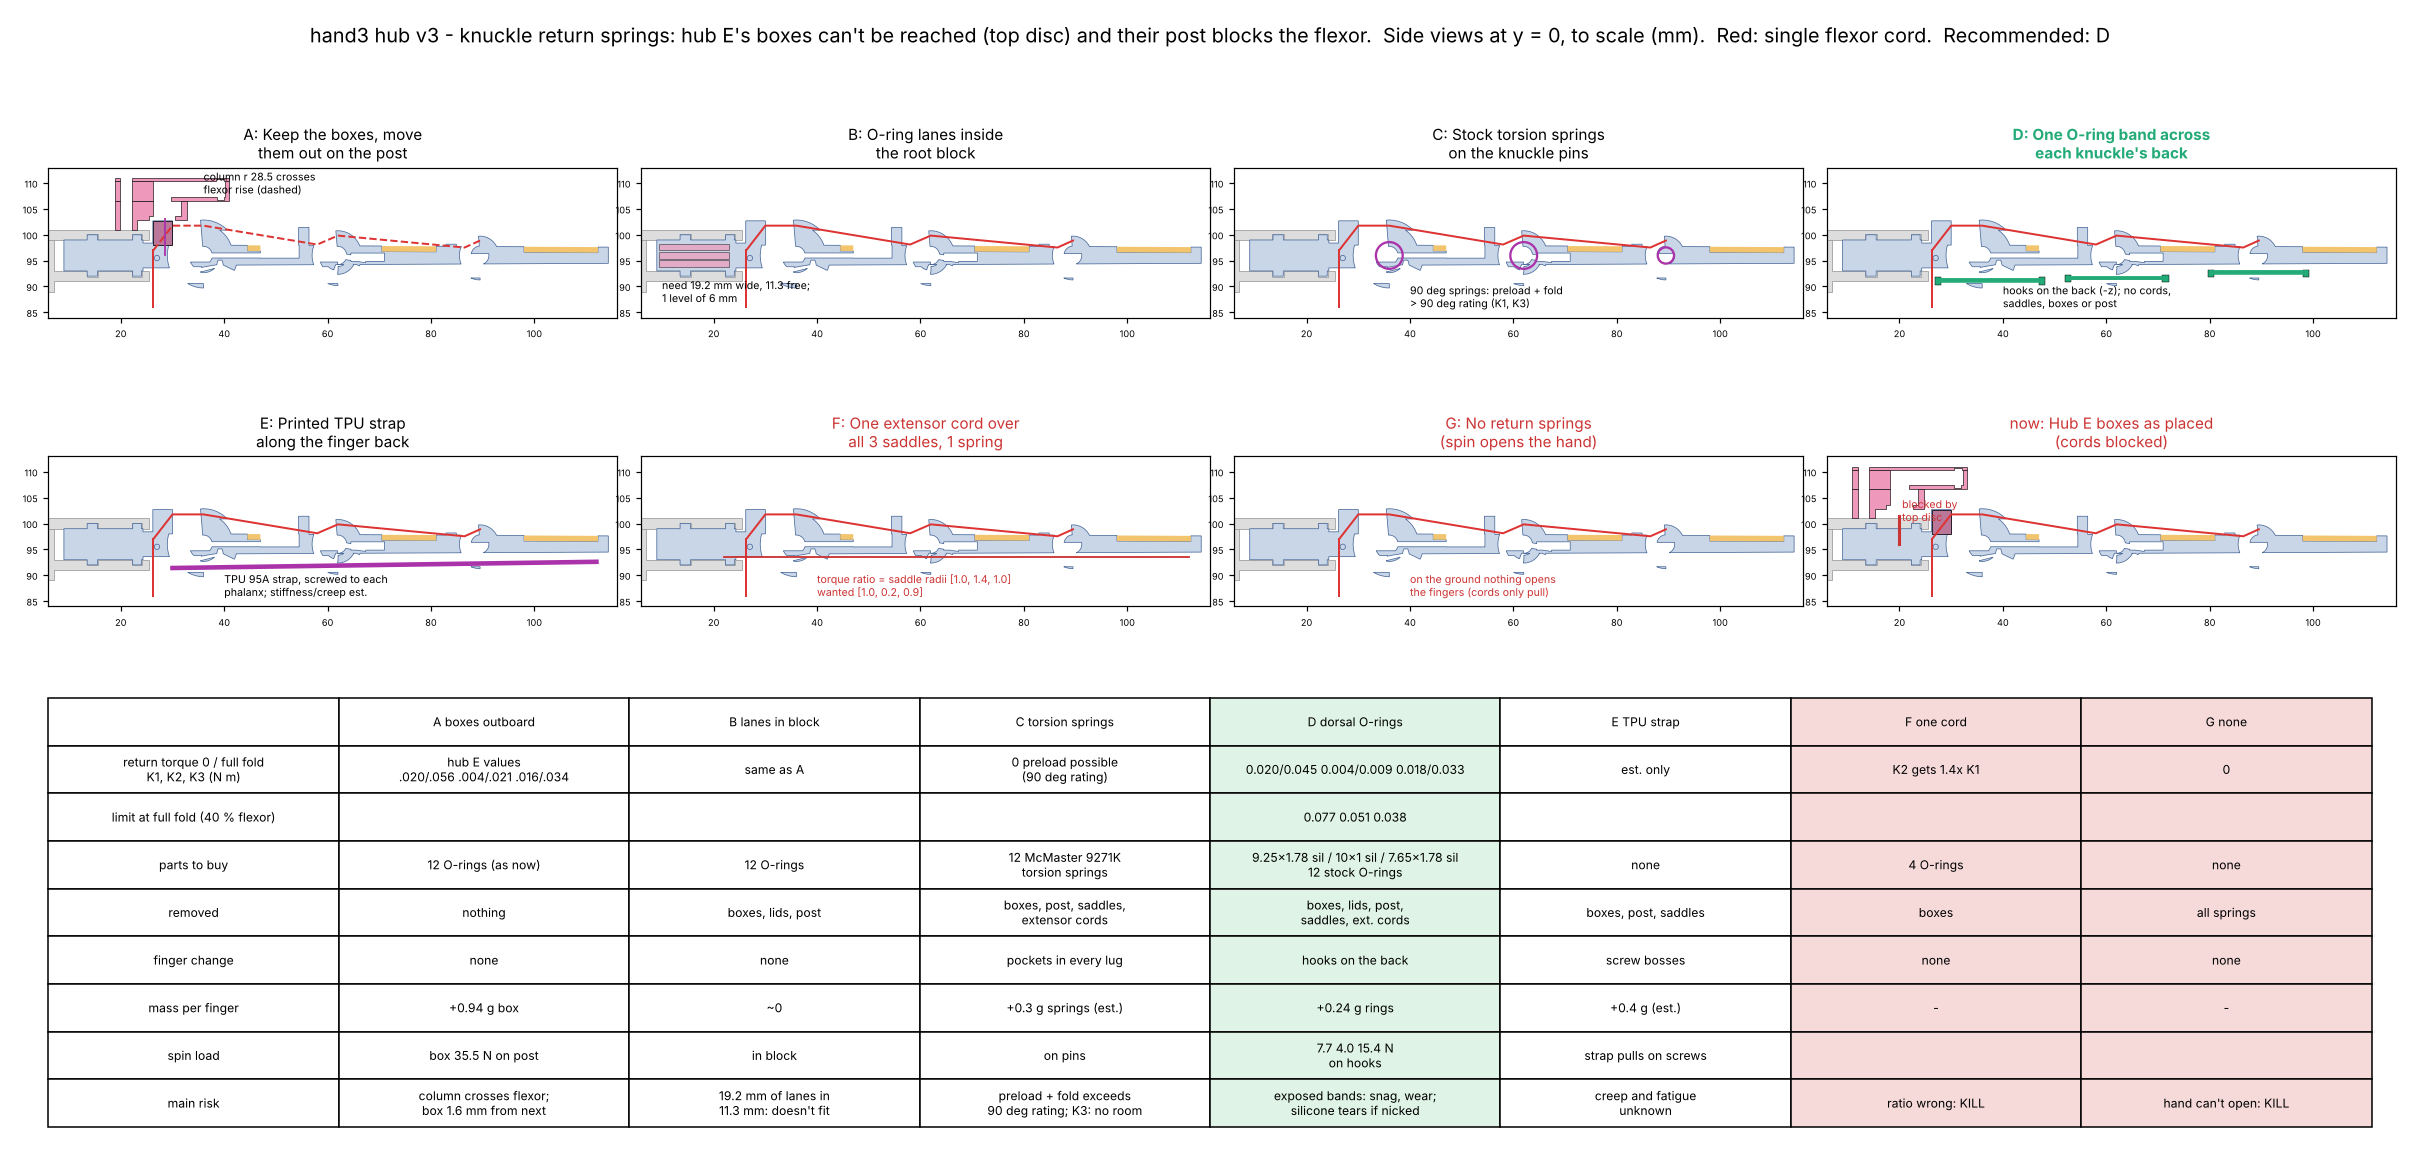

The Python source for this figure:
"""hand3 hub v3: where do the knuckle return springs go?  Options study, 2026-11-20.

Problem: hub E's spring boxes sat on the lag tube; their extensor cords ran down the tube's bore.  In v3 the lag tube is gone and the
top disc (r <= 25.5, z 99..101) covers the old column at r 20, so the cords can't reach the boxes.  The boxes' post on the root block
(r 26.2..30, z 98..102.7) also sits right where the single flexor cord has to rise from the block to K1's sector (z 97 -> 102).

Requirements (hand3_springs targets, est. where marked):
  return torque at fold 0: K1 0.020, K2 0.004, K3 0.016..0.020 N m (enough to open an empty finger on the ground, no spin);
  at full fold <= 40 % of what the flexor can give (31.9 N rated cord x lever 6 / 4 / 3 mm): 0.077 / 0.051 / 0.038 N m;
  works at 12,500 rpm (1309 rad/s) with the finger straight; stock parts; must not cross the flexor path; printable.
Side views below: y = 0 slices of the v3 CAD (root block + phalanges), finger frame pitched 16 deg, to scale."""
import os, sys, json
sys.path.insert(0, os.path.join(os.path.dirname(os.path.abspath(__file__)), "hand3e"))
import numpy as np
import matplotlib
matplotlib.use("Agg")
import matplotlib.pyplot as plt
from matplotlib.patches import Rectangle, Circle, Polygon
import hand3_hub_v3 as V3, hand3_cad as C, hand3_design as H, hand3_springs as SP

HERE = os.path.dirname(os.path.abspath(__file__))
W = 1309.0                                                   # rad/s at 12,500 rpm
LIMIT = [0.40 * 31.9 * H.LEVER[j] * 1e-3 for j in range(3)]
TGT = [0.020, 0.004, 0.018]


def sl(m):
    """y = 0 section of a manifold -> list of (x, z) polygons."""
    return [np.c_[p[:, 0], -p[:, 1]] for p in (np.asarray(q) for q in m.rotate([90, 0, 0]).slice(0.0).to_polygons())]


def oring(ID, cs, mat, tau0, h0, h1, fold):
    """Dorsal O-ring band across a knuckle (option D): hooks h0 below the pin axis, band rides over the barrel (arm h1) when folded.
    Returns strain and torque at fold 0 and full fold.  Two strands, E from hand3_springs (silicone 2, NBR 5.5 MPa)."""
    EA2 = 2 * SP.E_MOD[mat] * np.pi * cs * cs / 4; Lf = np.pi * (ID + cs) / 2
    F0 = tau0 / (h0 * 1e-3); e0 = F0 / EA2; e1 = e0 + h1 * np.radians(fold) / Lf
    span0 = Lf * (1 + e0) - np.pi * (0.6 + cs / 2)                 # hook-to-hook (hook pin r 0.6)
    return dict(ID=ID, cs=cs, mat=mat, e0=round(e0, 2), e1=round(e1, 2), span0=round(span0, 1), tau0=tau0, tau1=round(e1 * EA2 * h1 * 1e-3, 4),
                mass_g=round(np.pi ** 2 * (ID + cs) * cs * cs / 4 * 1.3e-3, 3))


def numbers():
    out = {}
    # current boxes (for mass), from the CAD
    R = C.parts(); box_g = sum(R[n].volume() for n in ("spring_tray1_R", "spring_tray2_R", "spring_lid_R")) * 1.25e-3
    out["box_g_per_finger"] = round(box_g, 2)
    out["box_pull_N_at_r22"] = round(box_g * 1e-3 * 0.022 * W ** 2, 1)
    out["hubE_rings"] = {k: dict(ID=SP.ring_pick(j)["ID"], cs=SP.ring_pick(j)["cs"], mat=SP.ring_pick(j)["mat"],
                                 tau0=round(SP.ring_pick(j)["tau0"], 3), tau_max=round(SP.ring_pick(j)["tau_max"], 4))
                         for j, k in enumerate(("K1", "K2", "K3"))}
    # option D: dorsal O-rings, hook height h0 = barrel radius + 0.5, band arm over the barrel h1 = barrel r + cs/2
    D = {}
    for j in range(3):
        rb = H.BARREL[j] / 2; lo, hi = SP.WINDOW[f"K{j + 1}"]; best = None
        for tau in np.arange(lo, hi + 1e-9, 0.001):
            for ID, cs, mat in SP.STOCK:
                r = oring(ID, cs, mat, round(tau, 3), rb + 0.5, rb + cs / 2, H.FOLD_MAX[j])
                if r["e1"] > 1.0 or r["tau1"] > LIMIT[j] or r["e0"] < 0.1 or not 9.0 <= r["span0"] <= 20.0: continue
                sc = abs(tau - TGT[j]) * 1e3 + r["tau1"] / LIMIT[j] + 0.3 * (mat == "NBR")
                if best is None or sc < best[0]: best = (sc, r)
        D[f"K{j + 1}"] = best[1]
        D[f"K{j + 1}"]["limit"] = round(LIMIT[j], 3); D[f"K{j + 1}"]["ok"] = bool(D[f"K{j + 1}"]["tau1"] <= LIMIT[j] and D[f"K{j + 1}"]["e1"] <= 1.0)
        D[f"K{j + 1}"]["pull_N_at_r"] = round(D[f"K{j + 1}"]["mass_g"] * 1e-3 * (H.KN[j] + 4) * 1e-3 * W ** 2, 1)
    out["D"] = D
    # option C: McMaster music-wire torsion springs, 90 deg series (catalogue: OD / shaft / wire in inch, max torque in-lbf)
    mc = dict(K1=(0.204, 0.13, 0.023, 0.28), K2=(0.204, 0.13, 0.023, 0.28), K3=(0.124, 0.08, 0.014, 0.072))
    Cn = {}
    for j, (k, (od, sh, wd, tq)) in enumerate(mc.items()):
        tmax = tq * 0.113; rate = tmax / 90.0; pre = TGT[j] / rate
        Cn[k] = dict(OD_mm=round(od * 25.4, 2), shaft_mm=round(sh * 25.4, 2), max_Nm=round(tmax, 4), preload_deg=round(pre, 0),
                     total_deg=round(pre + H.FOLD_MAX[j], 0), ok=bool(pre + H.FOLD_MAX[j] <= 90.0),
                     room_mm=round(H.LUG[j], 1), pin_mm=H.PIN_D[j])
    out["C"] = Cn
    # option B: lanes in the block between the discs (6 mm tall, one level), width between the latch-pin leg bores
    lane_w = [2 * (SP.BOX["pin_r"] + SP.ring_pick(j)["cs"] + 0.35) for j in range(3)]
    free_y = 2 * (V3.PIN_LAT - V3.V["slot_w"] / 2 - 0.8)
    out["B"] = dict(lane_w=[round(w, 1) for w in lane_w], need=round(sum(lane_w) + 2 * 0.8, 1), free=round(free_y, 1),
                    levels=int((V3.Z_GAP[1] - V3.Z_GAP[0]) // (SP.BOX["floor"] + SP.BOX["room"])),
                    radial_room=round(SP.X_SLOT - V3.V["block_r"][0], 1), lane_len_needed=max(L["d_end"] for L in SP.LANE.values()))
    # option F: one extensor cord over all saddles: torque ratio = saddle radii
    rs = [SP.SAD[j]["r_s"] for j in range(3)]
    out["F"] = dict(saddle_r=rs, ratio=[round(r / rs[0], 2) for r in rs], wanted=[round(t / TGT[0], 2) for t in TGT])
    return out


OPTS = [("A", "Keep the boxes, move\nthem out on the post", "#888"), ("B", "O-ring lanes inside\nthe root block", "#888"),
        ("C", "Stock torsion springs\non the knuckle pins", "#888"), ("D", "One O-ring band across\neach knuckle's back", "#2a7"),
        ("E", "Printed TPU strap\nalong the finger back", "#888"), ("F", "One extensor cord over\nall 3 saddles, 1 spring", "#c33"),
        ("G", "No return springs\n(spin opens the hand)", "#c33"), ("now", "Hub E boxes as placed\n(cords blocked)", "#c33")]


def figure(N):
    blk = V3.root_block(0); fing = V3.finger(0, (0, 0, 0))
    secs = sl(blk) + sum((sl(m) for n, m in fing.items() if n.startswith("phalanx")), [])
    pads = sum((sl(m) for n, m in fing.items() if n.startswith("pad")), [])
    disc = sl(V3.top_disc()) + sl(V3.base_disc())
    fig = plt.figure(figsize=(22, 10.5))
    for i, (key, title, col) in enumerate(OPTS):
        ax = fig.add_axes([0.02 + (i % 4) * 0.245, 0.69 - (i // 4) * 0.25, 0.235, 0.2])
        for p in disc: ax.add_patch(Polygon(p, fc="#ddd", ec="#999", lw=0.5))
        for p in secs: ax.add_patch(Polygon(p, fc="#c9d6e8", ec="#4a6a9a", lw=0.5))
        for p in pads: ax.add_patch(Polygon(p, fc="#f2c46d", ec="none"))
        zb = H.Z["blade"]
        # flexor (single cord): block hole at r 26.3 -> over K1 sector (lever 6) -> K2 -> K3
        th = np.radians(H.PITCH); zf = lambda h: zb + h * np.cos(th)
        fx = [26.3, 30.0, H.KN[0], H.KN[1] - 4, H.KN[1], H.KN[2] - 3, H.KN[2]]
        fz = [97.0, zf(6.0), zf(6.0), zf(2.2), zf(4.0), zf(1.6), zf(3.0)]
        ax.plot(fx, fz, color="#d33", lw=1.3, ls="-" if key != "A" else "--")
        ax.plot([26.3, 26.3], [86.0, 97.0], color="#d33", lw=1.3)
        if key in ("now", "A"):
            P = V3.V["post"]; ax.add_patch(Rectangle((P[0], zb + 2.0), P[1] - P[0], P[3] - zb - 2.0, fc="#b79", ec="k", lw=0.5))
            R = C.parts()
            for n in ("spring_tray1_R", "spring_tray2_R", "spring_lid_R"):
                for p in sl(R[n]): ax.add_patch(Polygon(p + ([8.0, 0] if key == "A" else [0, 0]), fc="#e9b", ec="k", lw=0.4))
            if key == "now":
                ax.plot([20, 20], [96, 101.5], color="#c33", lw=2); ax.text(20.5, 100.5, "blocked by\ntop disc", fontsize=7, color="#c33")
            else:
                ax.plot([28.5, 28.5], [96, 103], color="#a3a", lw=1.2); ax.text(36, 108, "column r 28.5 crosses\nflexor rise (dashed)", fontsize=7)
        if key == "B":
            for k, x0 in enumerate((10, 10, 10)):
                ax.add_patch(Rectangle((V3.V["block_r"][0] + 0.5, 93.8 + k * 1.6), 13.5, 1.3, fc="#e9b", ec="k", lw=0.4, alpha=0.7))
            ax.text(10, 87, f"need {N['B']['need']} mm wide, {N['B']['free']} free;\n1 level of 6 mm", fontsize=7)
        if key == "C":
            for j in range(3):
                od = N["C"][f"K{j + 1}"]["OD_mm"]; ax.add_patch(Circle((H.KN[j], zb), od / 2, fc="none", ec="#a3a", lw=1.5))
            ax.text(40, 86, "90 deg springs: preload + fold\n> 90 deg rating (K1, K3)", fontsize=7)
        if key == "D":
            for j in range(3):
                rb = H.BARREL[j] / 2 + 0.5; hs = N["D"][f"K{j + 1}"]["span0"] / 2; a = H.KN[j] - hs; b = H.KN[j] + hs
                if j == 0: a = 27.5; b = a + 2 * hs                  # clear of the tackle strands (r 26.3) and the disc rim (25.5)
                ax.plot([a, b], [zb - rb, zb - rb], color="#2a7", lw=2.5); ax.plot([a, b], [zb - rb - 0.3, zb - rb - 0.3], color="#2a7", lw=1)
                for x in (a, b): ax.add_patch(Rectangle((x - 0.6, zb - rb - 0.9), 1.2, 1.4, fc="#2a7", ec="k", lw=0.3))
            ax.text(40, 86, "hooks on the back (-z); no cords,\nsaddles, boxes or post", fontsize=7)
        if key == "E":
            ax.plot([30, 112], [zb - 4.6, zb - 3.4], color="#a3a", lw=3); ax.text(40, 86, "TPU 95A strap, screwed to each\nphalanx; stiffness/creep est.", fontsize=7)
        if key == "F":
            ax.plot([22, 112], [zb - 2.5, zb - 2.5], color="#c33", lw=1.2)
            ax.text(40, 86, f"torque ratio = saddle radii {N['F']['ratio']}\nwanted {N['F']['wanted']}", fontsize=7, color="#c33")
        if key == "G":
            ax.text(40, 86, "on the ground nothing opens\nthe fingers (cords only pull)", fontsize=7, color="#c33")
        ax.set_xlim(6, 116); ax.set_ylim(84, 113); ax.set_aspect("equal"); ax.tick_params(labelsize=6)
        ax.set_title(f"{key}: {title}", fontsize=10, color=col if col != "#888" else "k", fontweight="bold" if col == "#2a7" else "normal")
    D = N["D"]; Cc = N["C"]
    rows = [["", "A boxes outboard", "B lanes in block", "C torsion springs", "D dorsal O-rings", "E TPU strap", "F one cord", "G none"],
            ["return torque 0 / full fold\nK1, K2, K3 (N m)", "hub E values\n.020/.056 .004/.021 .016/.034", "same as A", "0 preload possible\n(90 deg rating)",
             " ".join(f"{D[k]['tau0']:.3f}/{D[k]['tau1']:.3f}" for k in ("K1", "K2", "K3")), "est. only", "K2 gets 1.4x K1", "0"],
            ["limit at full fold (40 % flexor)", "", "", "", " ".join(f"{D[k]['limit']:.3f}" for k in ("K1", "K2", "K3")), "", "", ""],
            ["parts to buy", "12 O-rings (as now)", "12 O-rings", "12 McMaster 9271K\ntorsion springs", " / ".join(f"{D[k]['ID']:g}x{D[k]['cs']:g} {D[k]['mat'][:3]}" for k in D) + "\n12 stock O-rings", "none", "4 O-rings", "none"],
            ["removed", "nothing", "boxes, lids, post", "boxes, post, saddles,\nextensor cords", "boxes, lids, post,\nsaddles, ext. cords", "boxes, post, saddles", "boxes", "all springs"],
            ["finger change", "none", "none", "pockets in every lug", "hooks on the back", "screw bosses", "none", "none"],
            ["mass per finger", f"+{N['box_g_per_finger']} g box", "~0", "+0.3 g springs (est.)", f"+{sum(D[k]['mass_g'] for k in D):.2f} g rings",
             "+0.4 g (est.)", "-", "-"],
            ["spin load", f"box {N['box_pull_N_at_r22']} N on post", "in block", "on pins", " ".join(f"{D[k]['pull_N_at_r']}" for k in D) + " N\non hooks",
             "strap pulls on screws", "", ""],
            ["main risk", "column crosses flexor;\nbox 1.6 mm from next", f"{N['B']['need']} mm of lanes in\n{N['B']['free']} mm: doesn't fit",
             "preload + fold exceeds\n90 deg rating; K3: no room", "exposed bands: snag, wear;\nsilicone tears if nicked", "creep and fatigue\nunknown", "ratio wrong: KILL", "hand can't open: KILL"]]
    ax = fig.add_axes([0.02, 0.01, 0.96, 0.40]); ax.axis("off")
    t = ax.table(cellText=rows, loc="center", cellLoc="center"); t.auto_set_font_size(False); t.set_fontsize(8); t.scale(1, 2.6)
    for r in range(len(rows)):
        t[r, 4].set_facecolor("#dff3e6")
        for c in (6, 7): t[r, c].set_facecolor("#f6dada")
    fig.suptitle("hand3 hub v3 - knuckle return springs: hub E's boxes can't be reached (top disc) and their post blocks the flexor.  "
                 "Side views at y = 0, to scale (mm).  Red: single flexor cord.  Recommended: D", fontsize=13)
    fig.savefig(os.path.join(HERE, "hand3_return_spring_study.png"), dpi=110)


if __name__ == "__main__":
    N = numbers()
    json.dump(N, open(os.path.join(HERE, "hand3_return_spring_study.json"), "w"), indent=1)
    print(json.dumps(N, indent=1)[:3000])
    figure(N)
